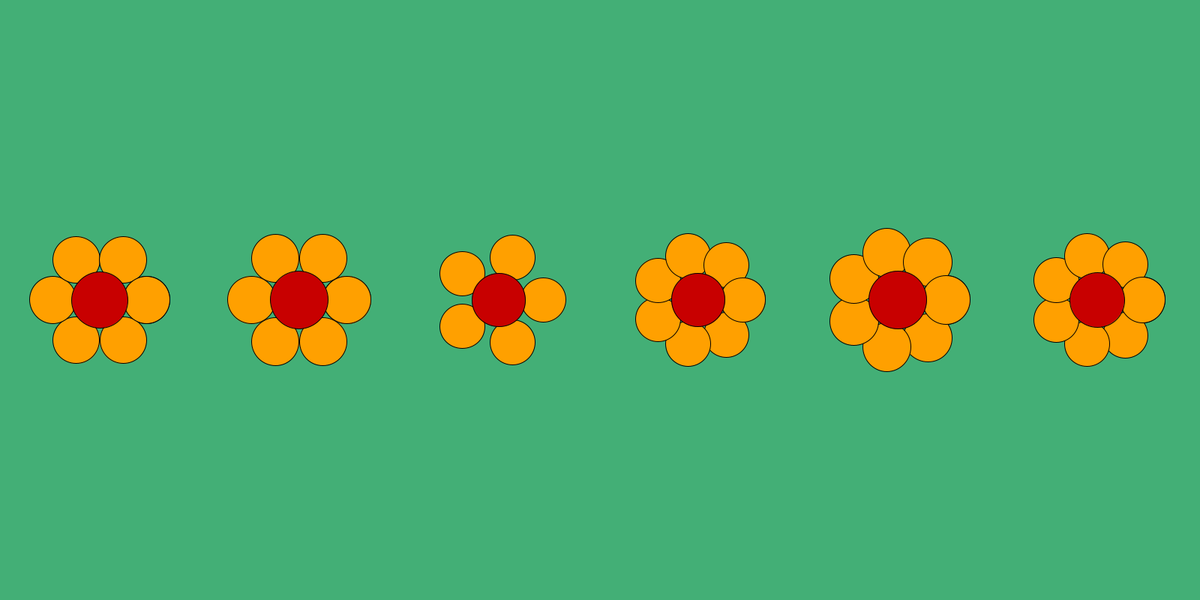
Frame 1 (no input)
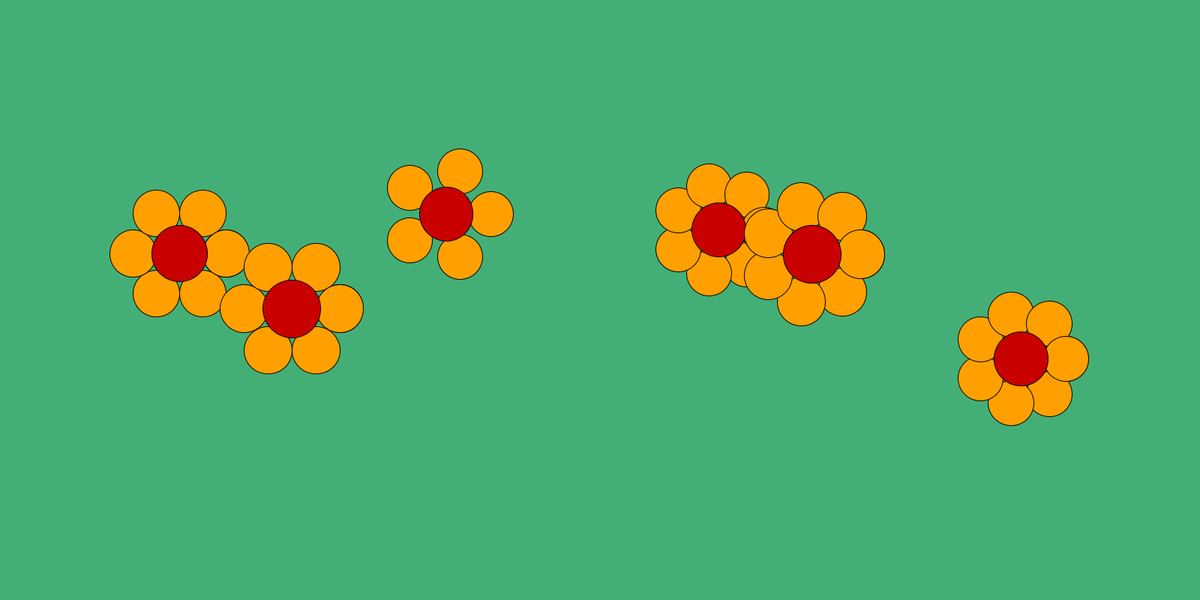
Frame 60 (the mouse pressed at the canvas centre just before this capture)
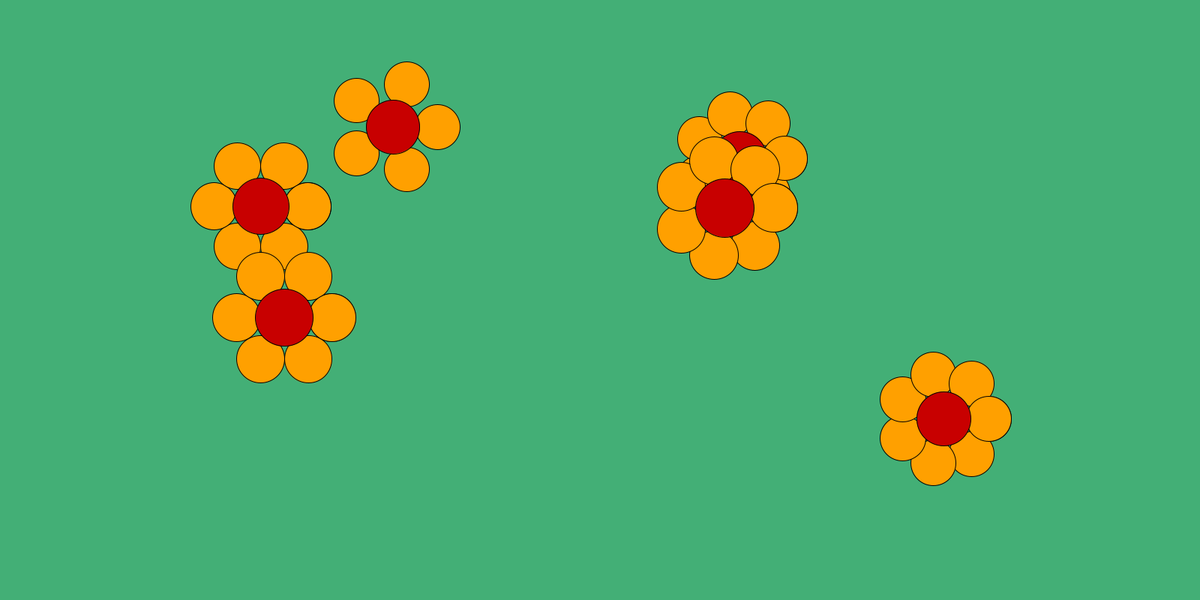
Frame 120 (the mouse held since frame 60 and released just before this capture)

The Processing sketch that drew these frames (run headless with seeded random() and noise(); from frame 60 on, the mouse is pressed at the canvas centre):

// Processing sketch: FlowerObjectarrayNew
// ── FlowerObjectarrayNew.pde
Flower[]FlowerRow = new Flower [6]; //flower array
int n_flowers = FlowerRow.length;
Flower flower1;
void setup() {
  size(1600, 800);

  int _r1=60;
  int _pedals =7;
  float _x=width/2;
  float _y=height/2;
  int _pedalColor=#FFA000;



  print(FlowerRow.length);

  float fSpace=width/n_flowers;
  //float stepHalf=step/2;

  for (int i = 0; i<n_flowers; i +=1) {
    FlowerRow[i] = new Flower (_r1+random(-3,5), _pedals+int(random(-3,3)), fSpace*(i+.5), _y, _pedalColor);
//flower1 = new Flower(_r1, _pedals, _x, _y, _pedalColor);
    // flower2 = new Flower(_r1,_pedals,_x2,_y,_pedalColor,_moveX2,_moveY2);
    // flower3 = new Flower(_r1,_pedals,_x3,_y,_pedalColor,_moveX3,_moveY3);
  }
}

void draw() {
  background(#43AF76);
  for (int i = 0; i<n_flowers; i +=1) {
    FlowerRow[i].display();
    FlowerRow[i].move();
    FlowerRow[i].bounce();
 
  }

  //  flower1.display();
  //  flower2.display();
  //  flower3.display();
  //  flower1.bounce();
  //  flower2.bounce();
  //  flower3.bounce();
}

// ── flowerClass.pde
class Flower {
  //variables
  
  float r;       // radius of the flower pedal
  int n_pedals;  // number of pedals
  float x;       //x-position of the center of the flower
  float y;       //y-position of the center of the flower
  int pedalColor;// color of flower
  float moveX=(random(-1,1));    //movement of flower
  float moveY=(random(-1,1));    //movement of flower
  
  Flower(float temp_r, int temp_n_pedals, float temp_x, float temp_y, int temp_pedalColor) {
    r=temp_r;
    n_pedals = temp_n_pedals;
    x=temp_x;
    y=temp_y;
    pedalColor=temp_pedalColor;

  }
  
  void display() {
    float ballX;
    float ballY;

      fill(pedalColor);
      for (float i=0;i<PI*2;i+=2*PI/n_pedals) {
        ballX = x + r*cos(i);
        ballY = y + r*sin(i);
        ellipse(ballX,ballY,r,r); 
      }
      fill(200,0,0);
      ellipse(x,y,r*1.2,r*1.2);
      x = x + moveX;
      y = y + moveY; 

   } 
void move(){

  x+=moveX;
  y+=moveY;
  
}
     
  void bounce(){
    if (x <= 0 || x >= width){
        moveX=-moveX;
      }  
      if (y <= 0 ||  y >= height){
        moveY=-moveY;
      }
  }
}  
  
  
  
 
